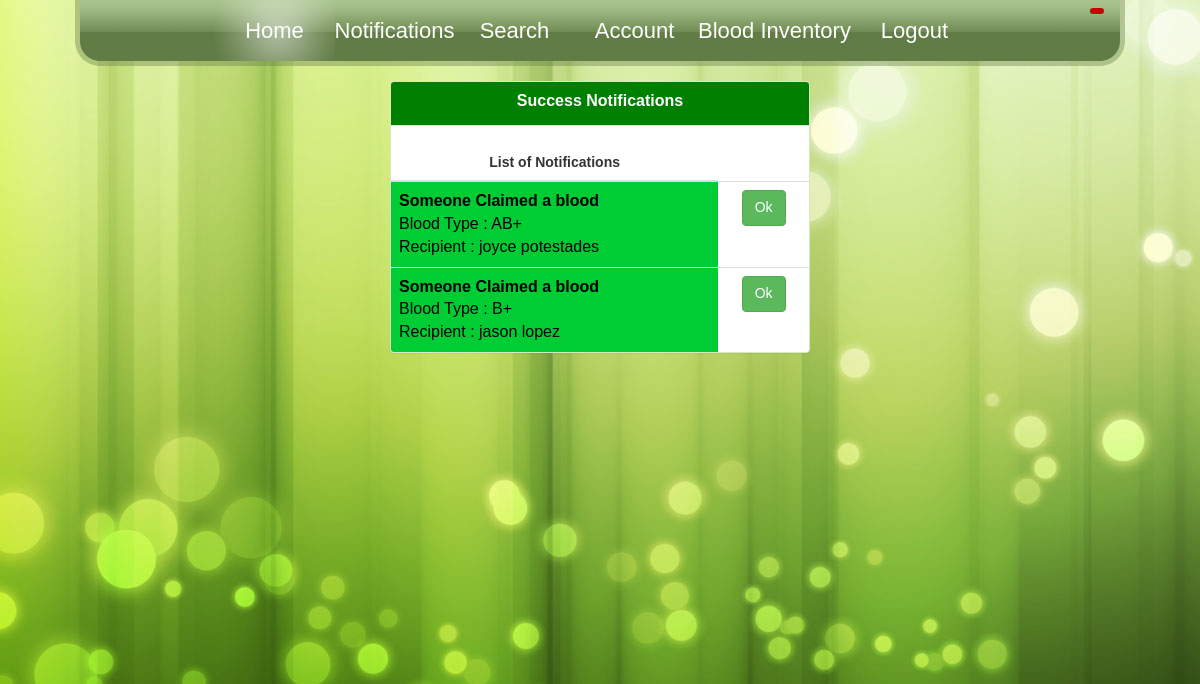
The app's page /notification_type.php?value=success (signed in) with its own data.
### tables this page shows
CREATE TABLE IF NOT EXISTS `notifications` (
`notif_id` int(11) NOT NULL,
  `has_read` int(3) NOT NULL,
  `notif_message` varchar(500) NOT NULL,
  `notif_type_message` varchar(10) NOT NULL,
  `type` varchar(10) NOT NULL
);

### notification_type.php (the view, shortened to what this page needs)
<html xmlns="http://www.w3.org/1999/xhtml">
      <head>
           <link href="assets/bootstrap.css" rel="stylesheet" />
                 <link href="assets/bootstrap.min.css" rel="stylesheet" />
        <link href="styles.css" rel="stylesheet" type="text/css" media="screen" />
    </head>
 <body>
      <div id="wrap">
        <div id="menu">
          <ul>
            <li><a href="home.php" class="active">Home</a></li>
            <li>
              <span id="notification_count"></span>
              <a href="#" id="notif" data-toggle="modal" data-target=".notif-modal">Notifications</a>
            </li>
            <li><a href="blood_search.php">Search</a></li>
            <?php if($_SESSION['SESS_TYPE'] == 'main'){?>
            <li><a href="sub_admin.php">Account</a></li>
            <?php }?>
            <li>
              <a href="blood_inventory.php" style="width:160px">Blood Inventory</a>
            </li>
            <li>
              <a href="logOut.php">Logout</a>
            </li>
          </ul>
        </div>
        <?php $_SESSION['type_message']=$_GET['value'];
            $account_id = $_SESSION['SESS_ACCOUNT_ID'];
            if($account_id == 1){
            $notifs = "SELECT * FROM notifications WHERE type = 'admin' AND has_read = '0' AND notif_type_message = '".$_SESSION['type_message']."' ORDER by notif_id desc";
            }
            else{
              $notifs = "SELECT * FROM notifications WHERE type = 'sub' AND has_read = '0' AND notif_type_message = '".$_SESSION['type_message']."' ORDER by notif_id desc";
            }
        ?>
<div id="notifications_list">
        <?php
$type = $_SESSION['type_message'];
$styles = '';
        $panel_type = '';
          if($type == "success"){
            $styles = "color:black;margin-left:27%;background-color: #00CC33";
            $panel_type = 'success';
          }
$account_id = $_SESSION['SESS_ACCOUNT_ID'];
$connect = mysqli_connect("localhost","root","","blood_bank");
if($account_id == 1){
$notifs = "SELECT * FROM notifications WHERE type = 'admin' AND has_read = '0' AND notif_type_message = '".$type."' ORDER by notif_id desc";
}
else{
$notifs = "SELECT * FROM notifications WHERE type = 'sub' AND has_read = '0' AND notif_type_message = '".$type."' ORDER by notif_id desc";
}
$run = mysqli_query($connect,$notifs);
echo "<center>";
echo "<div class='container' style='width:40%;border-radius:5px;height: 590px;overflow-y: auto;'>";
echo "<div class='row'>";
echo "<div class='panel panel-".$panel_type." filterable'>";
echo "<div class='panel-heading'>";
echo "<h3 class='panel-title' style='padding-bottom:5px;'>".ucfirst($type)." Notifications</h3>";
echo "</div>";
echo "<table class='table'>";
echo "<thead>";
echo " <tr class='filters'>";
echo "<th><input type='text' class='form-control text-center' placeholder='List of Notifications' disabled></th>";
echo "</tr>";
echo "</thead>";
while($temp = mysqli_fetch_array($run)){
echo "<tr id='hide_".$temp['notif_id']."'>";
echo "<td style='".$styles."'>" . $temp['notif_message'] . "</td>";
echo "<td align='center' style='color:black'><a href='update_notification.php?notif_id=".$temp['notif_id'].",type_message=".$type."' onClick='had_read(".$temp['notif_id'].")' id='type_mess' class='btn btn-".$panel_type."'>Ok</a></td>";
echo "</tr>";
}
echo"</table>";
?>
</div>
    </body>
</html>

### styles.css (style rules this page uses)
* { margin: 0px; padding: 0px; }
a { color: #ffffff; font-weight: bold; text-decoration: none; }
body { font-family: Arial, Helvetica, sans-serif; font-size: 12px; line-height: 18px; color: #ffffff; background: #000000 url(images/bg.jpg) no-repeat top center fixed; }
#wrap { width: 1050px; margin: 0 auto; }
#menu { width: 1050px; height: 66px; background: url(images/menu_bg.png); }
#menu ul { padding-left: 0px; list-style: none; padding: 0px 0px 0px 0px; margin: 0 auto; width: 771px; }
#menu ul li { display: inline; }
#menu ul li a { font: 22px Arial, Helvetica, sans-serif; color: #ffffff; font-weight: normal; text-decoration: none; text-align: center; display: block; float: left; width: 120px; height: 61px; line-height: 61px; }
#menu ul li a:hover, #menu ul li .active { background: url(images/active.png) center; }
.row { padding: 0px 0px 0px 0px; height: 284px; }

### notification_type.php (style rules this page uses)
.filterable { margin-top: 15px; }
.filterable .filters input[disabled] { background-color: transparent; border: none; cursor: auto; box-shadow: none; padding: 0; height: auto; }

### records on screen
notifications: notif_message "Someone Claimed a blood Blood Type : AB+ Recipient : joyce potestades"
notifications: notif_message "Someone Claimed a blood Blood Type : B+ Recipient : jason lopez"

### other values on screen
$type "Success"
